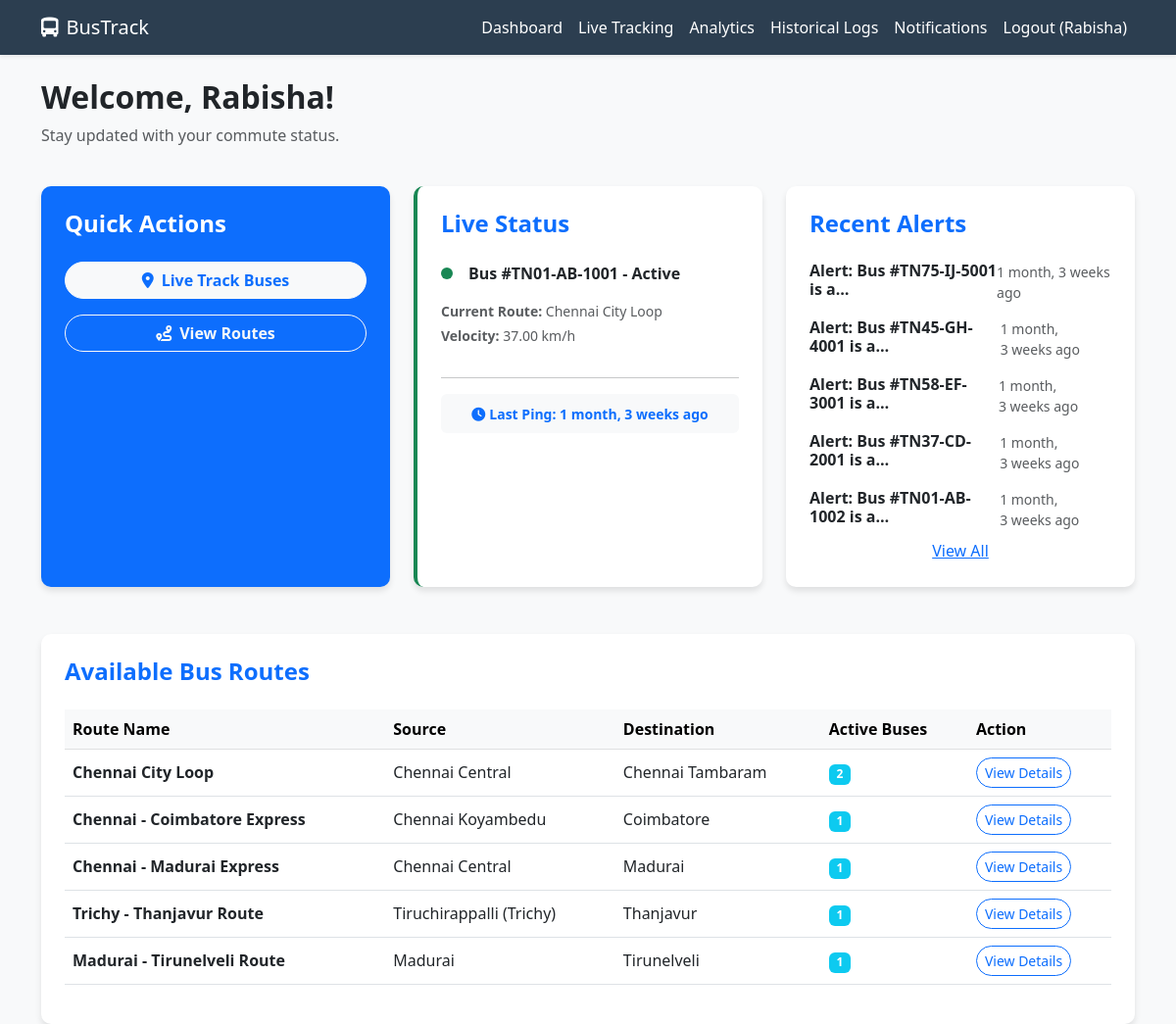
Page /dashboard/ (signed in) on the committed database.
### tracking/models.py (models this page shows, shortened)
class User(AbstractUser):
    IS_PASSENGER = 'passenger'
    IS_ADMIN = 'admin'
    ROLE_CHOICES = [
        (IS_PASSENGER, 'Passenger'),
        (IS_ADMIN, 'Admin'),
    ]
    role = models.CharField(max_length=10, choices=ROLE_CHOICES, default=IS_PASSENGER)
    phone_number = models.CharField(max_length=15, blank=True, null=True)

class Bus(models.Model):
    STATUS_CHOICES = [
        ('active', 'Active'),
        ('inactive', 'Inactive'),
        ('maintenance', 'Maintenance'),
    ]
    bus_number = models.CharField(max_length=20, unique=True)
    license_plate = models.CharField(max_length=20)
    status = models.CharField(max_length=15, choices=STATUS_CHOICES, default='active')
    current_route = models.ForeignKey(Route, on_delete=models.SET_NULL, null=True, blank=True)
    current_lat = models.DecimalField(max_digits=9, decimal_places=6, default=0.0)
    current_lon = models.DecimalField(max_digits=9, decimal_places=6, default=0.0)
    speed = models.DecimalField(max_digits=5, decimal_places=2, default=0.0)
    last_updated = models.DateTimeField(auto_now=True)
    total_seats = models.PositiveIntegerField(default=40)
    occupied_seats = models.PositiveIntegerField(default=0)

class Route(models.Model):
    name = models.CharField(max_length=100)
    source = models.CharField(max_length=100)
    destination = models.CharField(max_length=100)
    stops = models.ManyToManyField(BusStop, through='RouteStop')

class Notification(models.Model):
    user = models.ForeignKey(User, on_delete=models.CASCADE, related_name='notifications')
    message = models.TextField()
    is_read = models.BooleanField(default=False)
    created_at = models.DateTimeField(auto_now_add=True)

### tracking/views.py (the view)
# urls.py: path('dashboard/', views.dashboard, name='dashboard'),
@login_required
def dashboard(request):
    buses = Bus.objects.filter(status='active')
    routes = Route.objects.all()
    notifications = request.user.notifications.all().order_by('-created_at')[:5]
    pending_sos = SOSAlert.objects.filter(status='pending').count() if request.user.role == 'admin' else 0
    return render(request, 'tracking/dashboard.html', {
        'buses': buses,
        'routes': routes,
        'notifications': notifications,
        'pending_sos': pending_sos,
    })

### tracking/templates/tracking/dashboard.html (shortened to what this page needs)
{% extends 'tracking/base.html' %}
{% block content %}
<div class="row">
    <div class="col-md-8 mb-4">
        <h2 class="fw-bold">Welcome, {{ user.username }}!</h2>
        <p class="text-muted">Stay updated with your commute status.</p>
    </div>
</div>
<div class="row">
    <div class="col-md-4 mb-4">
        <div class="card p-4 h-100 bg-primary text-white">
            <h4 class="fw-bold mb-4">Quick Actions</h4>
            <div class="d-grid gap-3">
                <a href="{% url 'live_tracking' %}" class="btn btn-light rounded-pill fw-bold text-primary">
                    <i class="fas fa-map-marker-alt me-2"></i>Live Track Buses
                </a>
                <a href="#available-routes" class="btn btn-outline-light rounded-pill fw-bold">
                    <i class="fas fa-route me-2"></i>View Routes
                </a>
            </div>
        </div>
    </div>
    <div class="col-md-4 mb-4">
        <div class="card p-4 h-100 border-start border-4 border-success">
            <h4 class="fw-bold mb-4 text-primary">Live Status</h4>
            {% with bus=buses.0 %}
            {% if bus %}
            <div class="d-flex align-items-center mb-3">
                <div class="bg-success rounded-circle me-3 blink" style="width: 12px; height: 12px;"></div>
                <div class="fw-bold">Bus #{{ bus.bus_number }} - {{ bus.status|title }}</div>
            </div>
            <p class="small text-muted mb-1"><b>Current Route:</b> {{ bus.current_route.name|default:"Not Assigned" }}</p>
            <p class="small text-muted mb-3"><b>Velocity:</b> {{ bus.speed }} km/h</p>
            <hr>
            <div class="text-center bg-light p-2 rounded">
                <span class="small text-primary fw-bold">
                    <i class="fas fa-clock me-1"></i>Last Ping: {{ bus.last_updated|timesince }} ago
                </span>
            </div>
            {% else %}
            <p class="text-muted text-center py-4">No buses currently active.</p>
            {% endif %}
            {% endwith %}
        </div>
    </div>
    <div class="col-md-4 mb-4">
        <div class="card p-4 h-100">
            <h4 class="fw-bold mb-3 text-primary">Recent Alerts</h4>
            <div class="list-group list-group-flush">
                {% for note in notifications %}
                <div class="list-group-item border-0 px-0 py-2">
                    <div class="d-flex justify-content-between">
                        <h6 class="mb-0 fw-bold">{{ note.message|truncatechars:30 }}</h6>
                        <small class="text-muted">{{ note.created_at|timesince }} ago</small>
                    </div>
                </div>
                {% empty %}
                <p class="text-muted small">No new notifications.</p>
                {% endfor %}
            </div>
            <a href="{% url 'notifications' %}" class="btn btn-link text-accent mt-auto p-0">View All</a>
        </div>
    </div>
</div>
<div class="row mt-4" id="available-routes">
    <div class="col-12">
        <div class="card p-4">
            <h4 class="fw-bold mb-4 text-primary">Available Bus Routes</h4>
            <div class="table-responsive">
                <table class="table table-hover align-middle">
                    <thead class="table-light">
                        <tr>
                            <th>Route Name</th>
                            <th>Source</th>
                            <th>Destination</th>
                            <th>Active Buses</th>
                            <th>Action</th>
                        </tr>
                    </thead>
                    <tbody>
                        {% for route in routes %}
                        <tr>
                            <td class="fw-bold">{{ route.name }}</td>
                            <td>{{ route.source }}</td>
                            <td>{{ route.destination }}</td>
                            <td>
                                <span class="badge bg-info text-white">{{ route.bus_set.count }}</span>
                            </td>
                            <td>
                                <a href="{% url 'route_details' route.id %}"
                                    class="btn btn-sm btn-outline-primary rounded-pill">View Details</a>
                            </td>
                        </tr>
                        {% endfor %}
                    </tbody>
                </table>
            </div>
        </div>
    </div>
</div>
{% endblock %}

### tracking/templates/tracking/base.html (shortened to what this page needs)
<!DOCTYPE html>
<html lang="en">
<head>
    <link href="https://cdn.jsdelivr.net/npm/bootstrap@5.3.0/dist/css/bootstrap.min.css" rel="stylesheet">
    <link rel="stylesheet" href="https://cdnjs.cloudflare.com/ajax/libs/font-awesome/6.0.0/css/all.min.css">
</head>
<body>
    <nav class="navbar navbar-expand-lg navbar-dark shadow-sm">
        <div class="container">
            <a class="navbar-brand" href="{% url 'index' %}">
                <i class="fas fa-bus-alt me-2"></i>BusTrack
            </a>
            <div class="collapse navbar-collapse" id="navbarNav">
                <ul class="navbar-nav ms-auto">
                    {% if user.is_authenticated %}
                    <li class="nav-item">
                        <a class="nav-link" href="{% url 'dashboard' %}">Dashboard</a>
                    </li>
                    <li class="nav-item">
                        <a class="nav-link" href="{% url 'live_tracking' %}">Live Tracking</a>
                    </li>
                    <li class="nav-item">
                        <a class="nav-link" href="{% url 'analytics' %}">Analytics</a>
                    </li>
                    <li class="nav-item">
                        <a class="nav-link" href="{% url 'historical_data' %}">Historical Logs</a>
                    </li>
                    <li class="nav-item">
                        <a class="nav-link" href="{% url 'notifications' %}">
                            Notifications
                        </a>
                    </li>
                    <li class="nav-item">
                        <a class="nav-link" href="{% url 'logout' %}">Logout ({{ user.username }})</a>
                    </li>
                    {% endif %}
                </ul>
            </div>
        </div>
    </nav>
    <div class="container mt-4">
        {% block content %}{% endblock %}
    </div>
</body>
</html>

### tracking/templates/tracking/base.html (style rules this page uses)
:root { --primary-color: #2c3e50; --secondary-color: #34495e; --accent-color: #3498db; --bg-light: #f8f9fa; }
body { font-family: 'Segoe UI', Tahoma, Geneva, Verdana, sans-serif; background-color: var(--bg-light); }
.navbar { background-color: var(--primary-color) !important; }
.navbar-brand, .nav-link { color: white !important; }
.card { border: none; box-shadow: 0 4px 6px rgba(0, 0, 0, 0.1); border-radius: 10px; }

### tracking/templates/tracking/dashboard.html (style rules this page uses)
.blink { animation: blink 1.5s infinite ease-in-out; }

### rows in the picture
User: username "Rabisha"
Bus: bus_number "TN01-AB-1001", status "Active", current_route.name "Chennai City Loop", speed "37.00", last_updated "1 month, 3 weeks"
Notification: message "Alert: Bus #TN75-IJ-5001 is a…", created_at "1 month, 3 weeks"
Notification: message "Alert: Bus #TN45-GH-4001 is a…", created_at "1 month, 3 weeks"
Notification: message "Alert: Bus #TN58-EF-3001 is a…", created_at "1 month, 3 weeks"
Notification: message "Alert: Bus #TN37-CD-2001 is a…", created_at "1 month, 3 weeks"
Notification: message "Alert: Bus #TN01-AB-1002 is a…", created_at "1 month, 3 weeks"
Route: name "Chennai City Loop", source "Chennai Central", destination "Chennai Tambaram", bus_set.count "2"
Route: name "Chennai - Coimbatore Express", source "Chennai Koyambedu", destination "Coimbatore", bus_set.count "1"
Route: name "Chennai - Madurai Express", source "Chennai Central", destination "Madurai", bus_set.count "1"
Route: name "Trichy - Thanjavur Route", source "Tiruchirappalli (Trichy)", destination "Thanjavur", bus_set.count "1"
Route: name "Madurai - Tirunelveli Route", source "Madurai", destination "Tirunelveli", bus_set.count "1"
